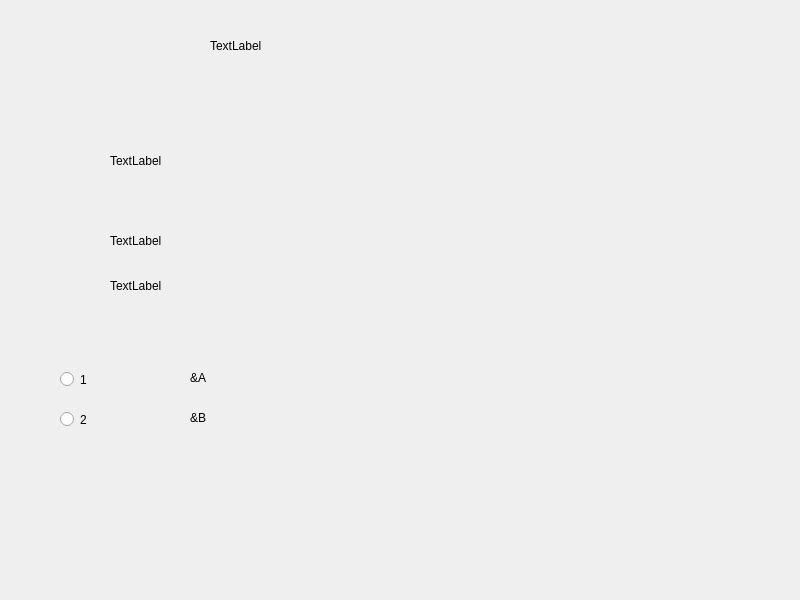
<?xml version="1.0" encoding="UTF-8"?>
<ui version="4.0">
 <class>Widget</class>
 <widget class="QWidget" name="Widget">
  <property name="geometry">
   <rect>
    <x>0</x>
    <y>0</y>
    <width>800</width>
    <height>600</height>
   </rect>
  </property>
  <property name="windowTitle">
   <string>Widget</string>
  </property>
  <widget class="QLabel" name="label">
   <property name="geometry">
    <rect>
     <x>210</x>
     <y>10</y>
     <width>131</width>
     <height>71</height>
    </rect>
   </property>
   <property name="text">
    <string>TextLabel</string>
   </property>
  </widget>
  <widget class="QLabel" name="label_2">
   <property name="geometry">
    <rect>
     <x>110</x>
     <y>130</y>
     <width>521</width>
     <height>61</height>
    </rect>
   </property>
   <property name="text">
    <string>TextLabel</string>
   </property>
  </widget>
  <widget class="QLabel" name="label_3">
   <property name="geometry">
    <rect>
     <x>110</x>
     <y>210</y>
     <width>411</width>
     <height>61</height>
    </rect>
   </property>
   <property name="text">
    <string>TextLabel</string>
   </property>
  </widget>
  <widget class="QLabel" name="label_4">
   <property name="geometry">
    <rect>
     <x>110</x>
     <y>270</y>
     <width>311</width>
     <height>31</height>
    </rect>
   </property>
   <property name="text">
    <string>TextLabel</string>
   </property>
  </widget>
  <widget class="QRadioButton" name="radioButton">
   <property name="geometry">
    <rect>
     <x>60</x>
     <y>370</y>
     <width>115</width>
     <height>19</height>
    </rect>
   </property>
   <property name="text">
    <string>1</string>
   </property>
  </widget>
  <widget class="QRadioButton" name="radioButton_2">
   <property name="geometry">
    <rect>
     <x>60</x>
     <y>410</y>
     <width>115</width>
     <height>19</height>
    </rect>
   </property>
   <property name="text">
    <string>2</string>
   </property>
  </widget>
  <widget class="QLabel" name="label_5">
   <property name="geometry">
    <rect>
     <x>190</x>
     <y>370</y>
     <width>72</width>
     <height>15</height>
    </rect>
   </property>
   <property name="text">
    <string>&amp;A</string>
   </property>
  </widget>
  <widget class="QLabel" name="label_6">
   <property name="geometry">
    <rect>
     <x>190</x>
     <y>410</y>
     <width>72</width>
     <height>15</height>
    </rect>
   </property>
   <property name="text">
    <string>&amp;B</string>
   </property>
  </widget>
 </widget>
 <resources/>
 <connections/>
</ui>
